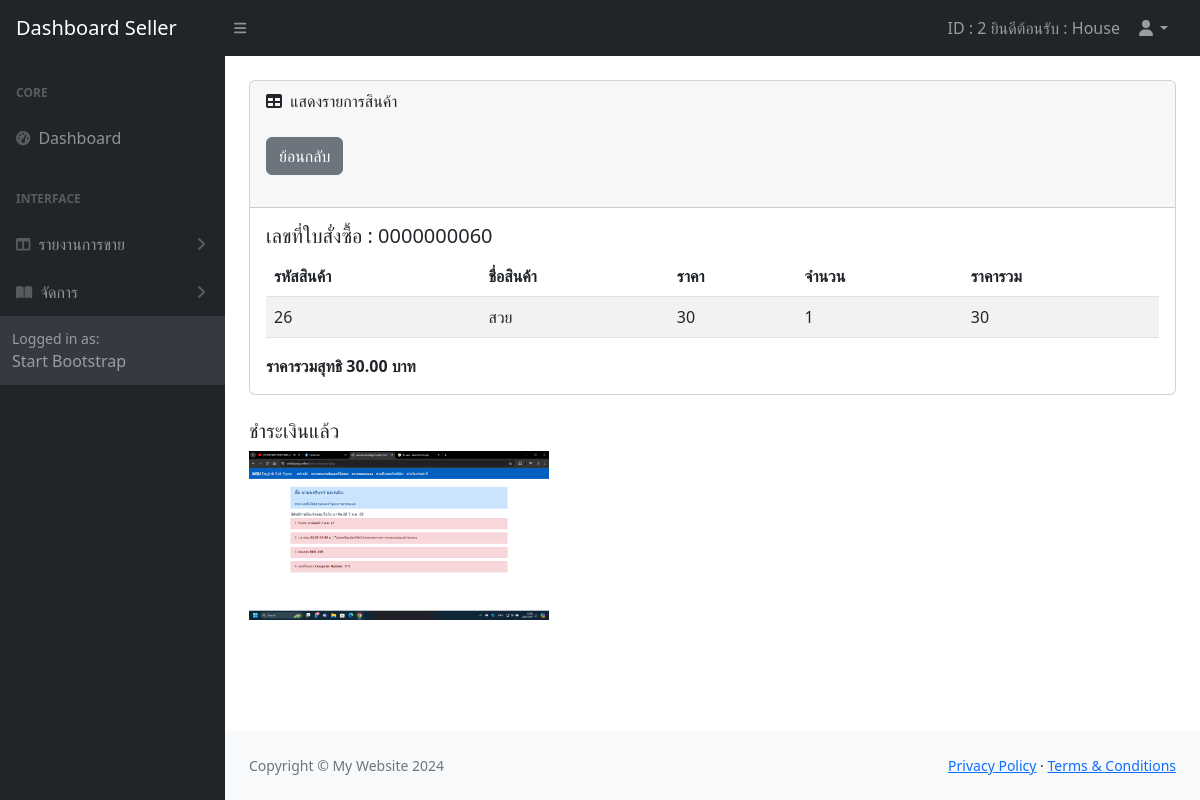
The app's page /Seller/report_order_detail.php?id=0000000060 (signed in) with its own data.
### tables this page shows
CREATE TABLE `order_detail` (
  `id_order_detail` int(11) NOT NULL,
  `item_amount` int(11) NOT NULL,
  `total` int(11) NOT NULL,
  `id_pro` int(11) NOT NULL,
  `id_order` int(11) NOT NULL
);

CREATE TABLE `product` (
  `id_pro` int(11) NOT NULL,
  `id_user` int(255) NOT NULL COMMENT 'รหัสผู้ใช้ที่ลงขาย',
  `name_pro` varchar(60) NOT NULL,
  `price_pro` int(15) NOT NULL,
  `photo_pro` varchar(100) NOT NULL COMMENT 'รูปภาพ',
  `detail_pro` varchar(255) NOT NULL,
  `amount` int(10) NOT NULL,
  `status_pro` int(1) NOT NULL COMMENT '0=ยกเลิก\r\n1=วางขาย\r\n2=รอตรวจสอบ',
  `id_type` int(5) NOT NULL
);

CREATE TABLE `tb_order` (
  `order_id` int(10) UNSIGNED ZEROFILL NOT NULL,
  `id` int(10) NOT NULL COMMENT 'ID คนซื้อ',
  `cus_name` varchar(60) NOT NULL,
  `address` text NOT NULL,
  `telephone` varchar(10) NOT NULL,
  `total_price` float NOT NULL,
  `order_status` varchar(1) NOT NULL COMMENT '0=ยกเลิกสินค้า\r\n1=ยังไม่ชำระเงิน\r\n2=ชำระเงิน\r\n3=รอตรวจสอบ',
  `reg_date` timestamp NOT NULL DEFAULT current_timestamp(),
  `dateMonth` varchar(30) NOT NULL,
  `zipcode` int(5) NOT NULL
);

CREATE TABLE `payment` (
  `order_id` int(10) UNSIGNED ZEROFILL NOT NULL,
  `pay_money` double NOT NULL,
  `pay_date` date NOT NULL,
  `pay_time` time NOT NULL,
  `pay_image` varchar(100) NOT NULL
);

### Seller/report_order_detail.php (the view, shortened to what this page needs)
<?php
include 'config.php';
$ids=$_GET['id'];
$sql1 = "SELECT * FROM tb_order t, payment m WHERE t.order_id=m.order_id and t.order_id = '$ids' ";
$result1=mysqli_query($conn,$sql1);
$row1=mysqli_fetch_array($result1);
$image_bill=$row1['pay_image'];
?>
<!DOCTYPE html>
<html lang="en">
    <head>
        <link href="https://cdn.jsdelivr.net/npm/simple-datatables@7.1.2/dist/style.min.css" rel="stylesheet" />
        <link href="css/styles.css" rel="stylesheet" />
    </head>
    <body class="sb-nav-fixed">
        <?php
        include 'menu1.php';
        ?>
            <div id="layoutSidenav_content">
                <main>
                    <div class="container-fluid px-4">
                        <div class="card mb-4 mt-4">
                            <div class="card-header">
                                <i class="fas fa-table me-1"></i>
                                แสดงรายการสินค้า
                            <div>
                                <br>
                            <a href="report_order.php" > <button type="button" class="btn btn-secondary">ย้อนกลับ</button> </a>
                            </div>
                            <br>
                            </div>
                            <div class="card-body">
                                <h5>เลขที่ใบสั่งซื้อ : <?=$ids?></h5>
                                <table class="table table-striped">
                                    <thead>
                                        <tr>
                                            <th>รหัสสินค้า</th>
                                            <th>ชื่อสินค้า</th>
                                            <th>ราคา</th>
                                            <th>จำนวน</th>
                                            <th>ราคารวม</th>
                                        </tr>
                                    </thead>
                                    <tbody>
<?php
$sql = "select * from order_detail d , product p, tb_order t where d.id_order=t.order_id
and d.id_pro=p.id_pro and d.id_order='$ids' order by d.id_pro ";
$result=mysqli_query($conn,$sql);
$sum_total=0;
while($row=mysqli_fetch_array($result)){
    $sum_total=$row['total_price'];
?>
                                        <tr>
                                            <td><?=$row['id_pro']?></td>
                                            <td><?=$row['name_pro']?></td>
                                            <td><?=$row['price_pro']?></td>
                                            <td><?=$row['item_amount']?></td>
                                            <td><?=$row['total']?></td>
                                        </tr>
                                    <?php
                                    }
                                    ?>
                                </table>
                                <b>ราคารวมสุทธิ <?=number_format($sum_total,2)?> บาท</b>
                            </div>
                        </div>
                        <div>
                            <?php
                            if($image_bill <> ""){ ?>
                            <h5>ชำระเงินแล้ว</h5>
                            <img src="../img/payment/<?=$row1['pay_image']?>" width="300px">
                            <?php }else{ ?>
                                <h5>ยังไม่ชำระเงิน</h5>
                            <?php } ?>
                        </div>
                    </div>
                </main>
                <?php
        include 'footer.php';
        ?>
            </div>
        </div>
    </body>
</html>

### records on screen
order_detail: id_pro.id_pro "26", id_pro.name_pro "สวย", id_pro.price_pro "30", item_amount "1", total "30", id_order.total_price "30.00"
tb_order: payment.pay_image (picture)

### other values on screen
$_SESSION["se_id"] "2"
$_SESSION["se_name"] "House"
$ids "0000000060"
